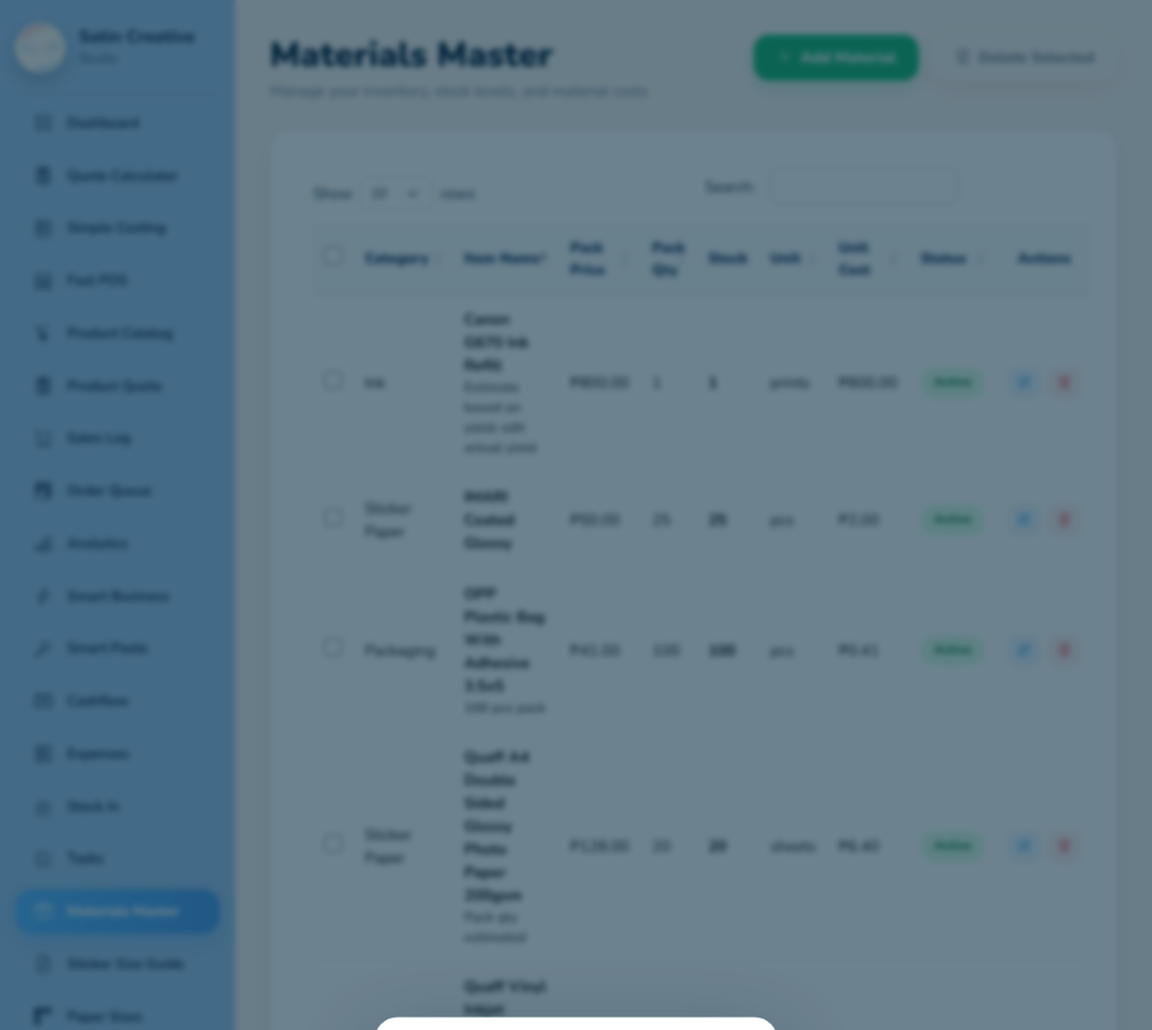
Page /materials/ (upper part) on the earlier database version.
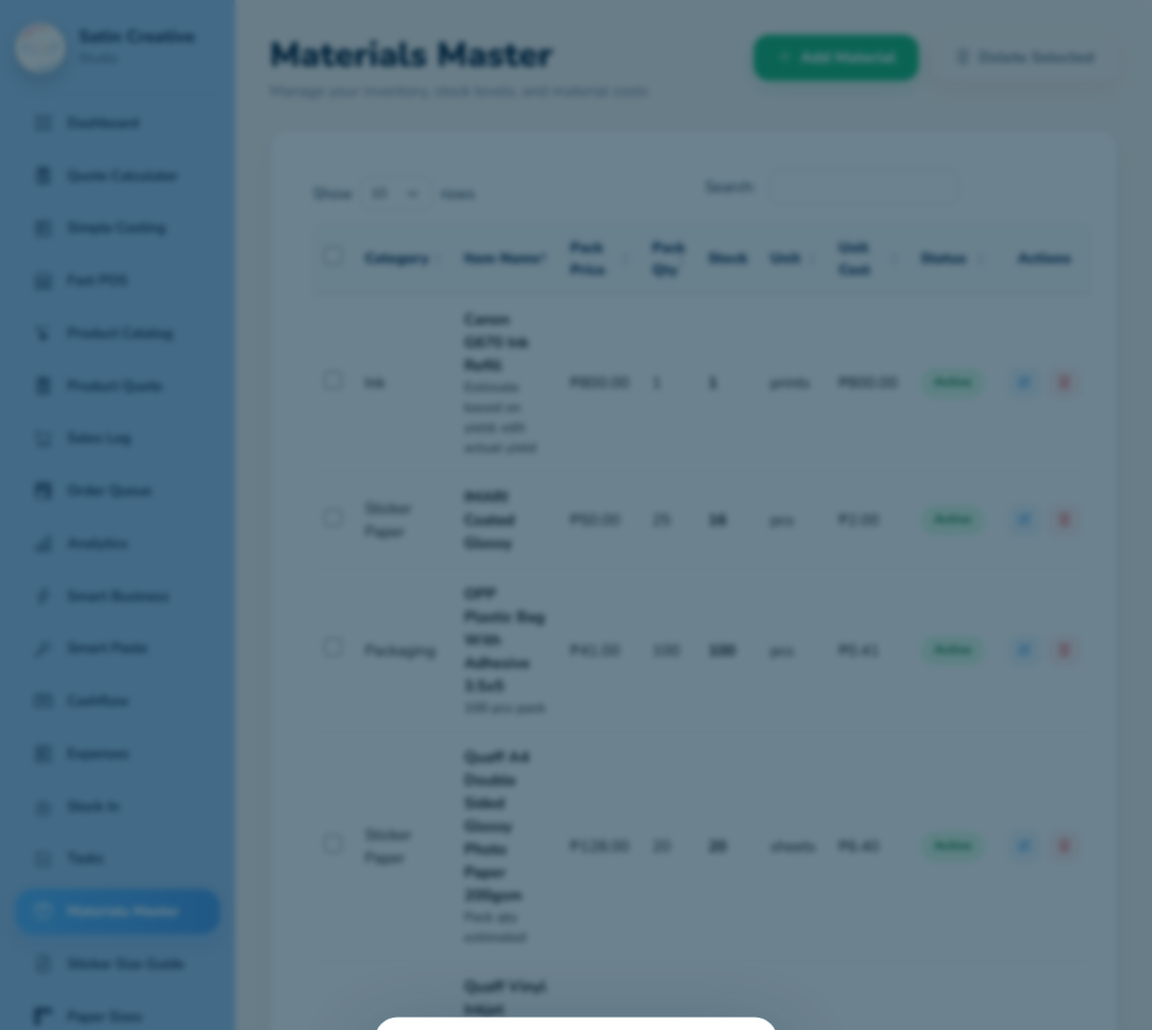
Same page on the later database version.
### costing/models.py (models this page shows, shortened)
class Material(models.Model):
    CATEGORY_STICKER = "Sticker Paper"
    CATEGORY_LAMINATION = "Lamination"
    CATEGORY_PACKAGING = "Packaging"
    CATEGORY_INK = "Ink"
    CATEGORY_OTHER = "Other"
    CATEGORY_CHOICES = [
        (CATEGORY_STICKER, "Sticker Paper / Main Material"),
        (CATEGORY_LAMINATION, "Lamination / Photo Top"),
        (CATEGORY_PACKAGING, "Packaging"),
        (CATEGORY_INK, "Ink"),
        (CATEGORY_OTHER, "Other"),
    ]
    USE_DIRECT = "Direct Material"
    USE_EQUIPMENT = "Equipment"
    USE_TOOL = "Tool"
    USE_TYPE_CHOICES = [
        (USE_DIRECT, "Direct Material"),
        (USE_EQUIPMENT, "Equipment"),
        (USE_TOOL, "Tool"),
    ]
    category = models.CharField(max_length=40, choices=CATEGORY_CHOICES)
    item_name = models.CharField(max_length=180, unique=True)
    pack_price = models.DecimalField(max_digits=12, decimal_places=2)
    pack_qty = models.DecimalField(max_digits=12, decimal_places=2)
    stock_qty = models.DecimalField(
        max_digits=12,
        decimal_places=2,
        default=Decimal("0.00"),
        help_text="Current stock on hand. Example: sheets, pcs, bags."
    )
    unit = models.CharField(max_length=40)
    reorder_level = models.DecimalField(
        max_digits=12,
        decimal_places=2,
        default=Decimal("0.00"),
        blank=True,
        null=True,
        help_text="Optional low stock warning level."
    )
    sku = models.CharField(max_length=80, blank=True)
    supplier = models.CharField(max_length=160, blank=True)
    use_type = models.CharField(max_length=40, choices=USE_TYPE_CHOICES, default=USE_DIRECT)
    packaging_capacity = models.PositiveIntegerField(
        default=1,
        blank=True,
        null=True,
        help_text="For packaging only. Example: 1 OPP bag can hold 2 stickers, enter 2.",
    )
    is_active = models.BooleanField(default=True)
    notes = models.TextField(blank=True)
    class Meta:
        ordering = ["category", "item_name"]
    @property
    def unit_cost(self):
        if not self.pack_qty:
            return Decimal("0.00")
        return self.pack_price / self.pack_qty
    @property
    def is_low_stock(self):
        return (self.stock_qty or Decimal("0.00")) <= (self.reorder_level or Decimal("0.00"))

### costing/views.py (the view)
# urls.py: path('materials/', MaterialListView.as_view(), name='materials'),
class MaterialListView(ListView):
    queryset = Material.objects.order_by("category", "item_name")
    template_name = "costing/materials.html"
    context_object_name = "materials"

### costing/templates/costing/materials.html (shortened to what this page needs)
{% extends "costing/base.html" %}
{% block content %}
<form id="bulkDeleteForm" method="post" action="{% url 'material_bulk_delete' %}">
<div class="materials-page">
    <div class="materials-head">
        <div>
            <h1 class="page-title mb-1">Materials Master</h1>
            <p class="page-subtitle mb-0">
            </p>
        </div>
        <div class="materials-actions">
            <a href="{% url 'material_add' %}" class="btn materials-add-btn">
                <i class="bi bi-plus-lg me-1"></i>
                Add Material
            </a>
            <button
                type="button"
                id="bulkDeleteBtn"
                class="btn materials-delete-btn"
                disabled
                data-bs-toggle="modal"
                data-bs-target="#deleteModal"
            >
                <i class="bi bi-trash3 me-1"></i>
                Delete Selected
            </button>
        </div>
    </div>
    <div class="materials-table-card">
        <div class="table-responsive">
            <table id="materialsTable" class="table materials-table align-middle mb-0 w-100">
                <thead>
                    <tr>
                        <th style="width:45px;">
                            <input type="checkbox" id="selectAll">
                        </th>
                        <th>Category</th>
                        <th>Item Name</th>
                        <th>Pack Price</th>
                        <th>Pack Qty</th>
                        <th>Stock</th>
                        <th>Unit</th>
                        <th>Unit Cost</th>
                        <th>Status</th>
                        <th class="text-center" style="width:110px;">Actions</th>
                    </tr>
                </thead>
                <tbody>
                {% for material in materials %}
                    <tr>
                        <td>
                            <input
                                type="checkbox"
                                class="material-checkbox"
                                name="selected_materials"
                                value="{{ material.id }}"
                            >
                        </td>
                        <td>{{ material.category }}</td>
                        <td class="fw-bold">
                            {{ material.item_name }}
                            {% if material.notes %}
                                <div class="small text-muted">
                                    {{ material.notes|truncatechars:45 }}
                                </div>
                            {% endif %}
                        </td>
                        <td>₱{{ material.pack_price|floatformat:2 }}</td>
                        <td>{{ material.pack_qty|floatformat:0 }}</td>
                        <td>
                            <strong>{{ material.stock_qty|floatformat:0 }}</strong>
                        </td>
                        <td>{{ material.unit }}</td>
                        <td>₱{{ material.unit_cost|floatformat:2 }}</td>
                        <td>
                            {% if material.is_active %}
                                <span class="materials-badge green">
                                    Active
                                </span>
                            {% else %}
                                <span class="materials-badge red">
                                    Inactive
                                </span>
                            {% endif %}
                        </td>
                        <td class="text-center">
                            <div class="d-flex justify-content-center gap-2">
                                <a
                                    href="{% url 'material_edit' material.id %}"
                                    class="btn btn-sm materials-icon-btn edit"
                                    title="Edit"
                                >
                                    <i class="bi bi-pencil-square"></i>
                                </a>
                                <a
                                    href="{% url 'material_delete' material.id %}"
                                    class="btn btn-sm materials-icon-btn delete"
                                    title="Delete"
                                >
                                    <i class="bi bi-trash3"></i>
                                </a>
                            </div>
                        </td>
                    </tr>
                {% empty %}
                    <tr>
                        <td colspan="10" class="text-center py-5 text-muted fw-bold">
                            No materials found.
                        </td>
                    </tr>
                {% endfor %}
                </tbody>
            </table>
        </div>
    </div>
</div>
</form>
{% endblock %}

### costing/templates/costing/base.html (shortened to what this page needs)
{% load static %}
<!DOCTYPE html>
<html lang="en">
<head>
  <link href="https://cdn.jsdelivr.net/npm/bootstrap@5.3.3/dist/css/bootstrap.min.css" rel="stylesheet">
  <link rel="stylesheet" href="https://cdn.jsdelivr.net/npm/bootstrap-icons@1.11.3/font/bootstrap-icons.min.css">
  <link rel="stylesheet" href="https://cdn.datatables.net/1.13.8/css/dataTables.bootstrap5.min.css">
  <link rel="stylesheet" href="{% static 'costing/css/style.css' %}">
</head>
<body>
<div class="app-shell">
  <aside class="sidebar d-none d-lg-flex">
    <div class="brand brand-modern">
      <img src="{% static 'costing/img/SATIN.png' %}"
           class="brand-logo"
           alt="Satin Creative Studio">
      <div class="brand-text">
        <h3>Satin Creative</h3>
        <span>Studio</span>
      </div>
    </div>
    <nav class="nav flex-column gap-2">
      {% include 'costing/partials/nav_links.html' %}
    </nav>
  </aside>
  <main class="main-content">
    {% block content %}{% endblock %}
  </main>
</div>
<div class="v4-tour-card" id="v4TourCard" hidden role="dialog" aria-live="polite" aria-label="PrintCraft guided tour">
</div>
</body>
</html>

### costing/templates/costing/partials/nav_links.html (shortened to what this page needs)
<a href="{% url 'dashboard' %}" class="nav-link {% if request.resolver_match.url_name == 'dashboard' %}active{% endif %}">
  <i class="bi bi-grid"></i>
  <span>Dashboard</span>
</a>
<a href="{% url 'quote_calculator' %}" class="nav-link {% if request.resolver_match.url_name == 'quote_calculator' %}active{% endif %}">
  <i class="bi bi-calculator"></i>
  <span>Quote Calculator</span>
</a>
<a href="{% url 'simple_costing_calculator' %}" class="nav-link {% if request.resolver_match.url_name == 'simple_costing_calculator' %}active{% endif %}">
  <i class="bi bi-receipt"></i>
  <span>Simple Costing</span>
</a>
<a href="{% url 'fast_pos' %}" class="nav-link {% if request.resolver_match.url_name == 'fast_pos' or request.resolver_match.url_name == 'pos_products' %}active{% endif %}">
  <i class="bi bi-shop"></i>
  <span>Fast POS</span>
</a>
<a href="{% url 'product_catalog' %}" class="nav-link {% if request.resolver_match.url_name == 'product_catalog' %}active{% endif %}">
  <i class="bi bi-stars"></i>
  <span>Product Catalog</span>
</a>
<a href="{% url 'product_quote' %}" class="nav-link {% if request.resolver_match.url_name == 'product_quote' %}active{% endif %}">
  <i class="bi bi-calculator"></i>
  <span>Product Quote</span>
</a>
<a href="{% url 'sales_log' %}" class="nav-link {% if request.resolver_match.url_name == 'sales_log' %}active{% endif %}">
  <i class="bi bi-cart"></i>
  <span>Sales Log</span>
</a>
<a href="{% url 'order_queue' %}" class="nav-link {% if request.resolver_match.url_name == 'order_queue' %}active{% endif %}">
  <i class="bi bi-kanban"></i>
  <span>Order Queue</span>
</a>
<a href="{% url 'analytics_dashboard' %}" class="nav-link {% if request.resolver_match.url_name == 'analytics_dashboard' %}active{% endif %}">
  <i class="bi bi-bar-chart-line"></i>
  <span>Analytics</span>
</a>
<a href="{% url 'smart_business' %}" class="nav-link {% if request.resolver_match.url_name == 'smart_business' %}active{% endif %}">
  <i class="bi bi-lightning-charge"></i>
  <span>Smart Business</span>
</a>
<a href="{% url 'smart_paste' %}" class="nav-link {% if request.resolver_match.url_name == 'smart_paste' or request.resolver_match.url_name == 'smart_paste_edit' %}active{% endif %}">
  <i class="bi bi-magic"></i>
  <span>Smart Paste</span>
</a>
<a href="{% url 'cashflow' %}" class="nav-link {% if request.resolver_match.url_name == 'cashflow' %}active{% endif %}">
  <i class="bi bi-cash-stack"></i>
  <span>Cashflow</span>
</a>
<a href="{% url 'expenses' %}" class="nav-link {% if request.resolver_match.url_name == 'expenses' %}active{% endif %}">
  <i class="bi bi-receipt-cutoff"></i>
  <span>Expenses</span>
</a>
<a href="{% url 'stock_purchases' %}" class="nav-link {% if request.resolver_match.url_name == 'stock_purchases' %}active{% endif %}">
  <i class="bi bi-box-arrow-in-down"></i>
  <span>Stock In</span>
</a>
<a href="{% url 'tasks' %}" class="nav-link {% if request.resolver_match.url_name == 'tasks' %}active{% endif %}">
  <i class="bi bi-check2-square"></i>
  <span>Tasks</span>
</a>
<a href="{% url 'materials' %}" class="nav-link {% if request.resolver_match.url_name == 'materials' %}active{% endif %}">
  <i class="bi bi-box-seam"></i>
  <span>Materials Master</span>
</a>
<a href="{% url 'sticker_sizes' %}" class="nav-link {% if request.resolver_match.url_name == 'sticker_sizes' %}active{% endif %}">
  <i class="bi bi-file-earmark-text"></i>
  <span>Sticker Size Guide</span>
</a>
<a href="{% url 'paper_sizes' %}" class="nav-link {% if request.resolver_match.url_name == 'paper_sizes' %}active{% endif %}">
  <i class="bi bi-rulers"></i>
  <span>Paper Sizes</span>
</a>

Differences in the rows shown:
changed Material "IMARI Coated Glossy": stock_qty "25" → "16"
